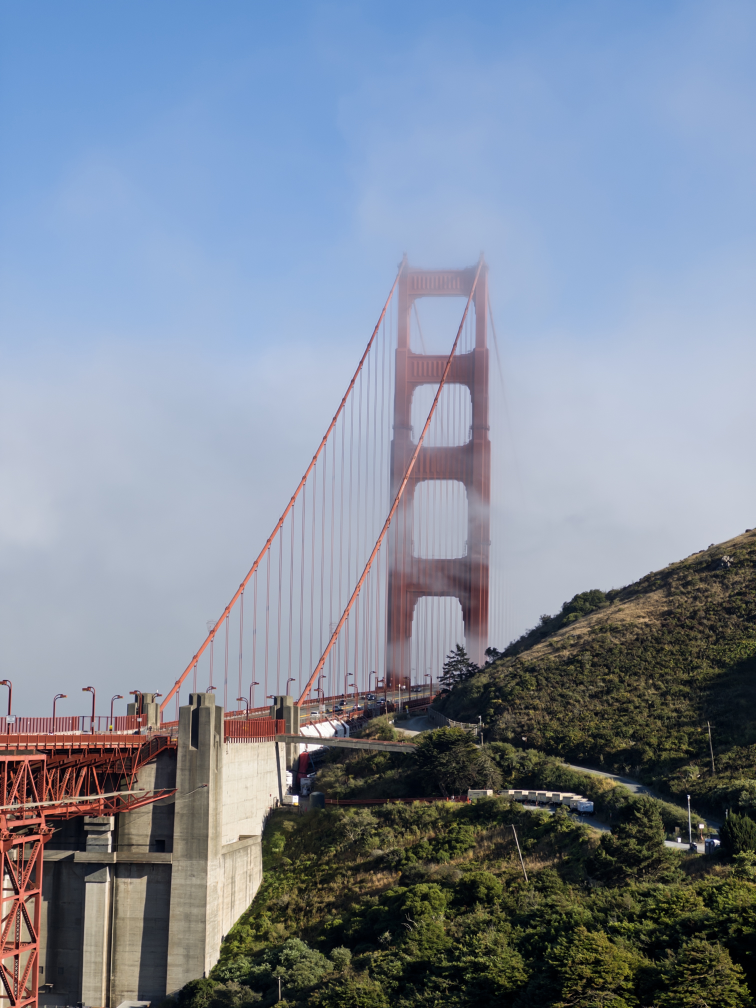
#> input picture MetalTensorOp/Data/SF.JPG, 3024 x 4032 px (shown at 1/4 size)
$ python train_instant_ngp.py --image ../Data/SF.JPG
#> lines starting #> are read from the running program, lines starting #| are printed output that depends on the picture
#!/usr/bin/env python3
"""
Instant NGP training using MLX for image fitting
Exports weights compatible with MetalTensorOp testing framework plus sparse GT samples.
"""

import argparse
import json
import math
import numpy as np
import mlx.core as mx
import mlx.nn as nn
import mlx.optimizers as optim
from pathlib import Path
from mlx.utils import tree_flatten

try:
    from PIL import Image, ImageOps
except ImportError:
    Image = None
    ImageOps = None

# Config matching Metal implementation
NUM_LEVELS = 16
FEATURES_PER_LEVEL = 2
LOG2_HASHMAP_SIZE = 12
BASE_RESOLUTION = 16.0
MAX_RESOLUTION = 2048.0
TOTAL_FEATURES = NUM_LEVELS * FEATURES_PER_LEVEL
MLP_HIDDEN_WIDTH = 64
MLP_OUTPUT_DIM = 3

class HashEncoder(nn.Module):
    # [65 lines left out: functions __init__, __call__, not called in this run]


class InstantNGPMLP(nn.Module):
    # [10 lines left out: functions __init__, __call__, not called in this run]


class InstantNGP(nn.Module):
    # [4 lines left out: function __init__, not called in this run]

    def __call__(self, x):
        features = self.encoder(x)
        return self.mlp(features)


def sample_image(image_file, max_dim=512):
    """Load and prepare image data"""
#> called with image_file = '../Data/SF.JPG', max_dim = 512
    if Image is None:
        raise ImportError("PIL required")
    img = Image.open(image_file)
#> img is the input picture: PIL image 3024x4032 RGB; mean R, G, B 127.8, 137.9, 153.8
    img = ImageOps.exif_transpose(img)
    w, h = img.size
#> w = 3024; h = 4032
    scale = max_dim / max(w, h)
#> scale = 0.127
    new_w = int(w * scale)
#> new_w = 384
    new_h = int(h * scale)
#> new_h = 512
    img = img.convert('RGB').resize((new_w, new_h), Image.LANCZOS)
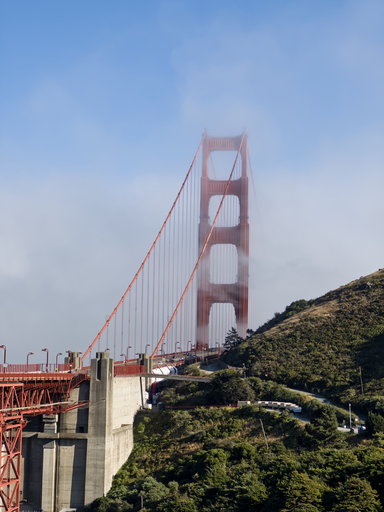
#> img: PIL image 384x512 RGB; mean R, G, B 127.8, 137.9, 153.8
    arr = np.asarray(img).astype(np.float32) / 255.0

    # Create UV grid [0, 1] × [0, 1]
    xs = np.linspace(0, 1, new_w)
#> xs = 384 values from 0 to 1
    ys = np.linspace(0, 1, new_h)
#> ys = 512 values from 0 to 1
    xx, yy = np.meshgrid(xs, ys)
    positions = np.stack([xx, yy], axis=-1).reshape(-1, 2)
    colors = arr.reshape(-1, 3)

    return positions.astype(np.float32), colors.astype(np.float32), new_w, new_h


# [64 lines left out: function export_weights, not called in this run]


def train_instant_ngp(positions, colors, image_shape, steps, lr, weights_path, metadata, sample_count, sample_seed):
    """Train Instant NGP on image using MLX"""
    print("Training on MLX (Apple Silicon)")

    X = mx.array(positions)
    Y = mx.array(colors)

    model = InstantNGP()
    optimizer = optim.Adam(learning_rate=lr)

    # Print parameter count
    params = tree_flatten(model.parameters())
    total_params = sum(p.size for _, p in params)
    hash_encoder_params = tree_flatten(model.encoder.parameters())
    hash_encoder_total = sum(p.size for _, p in hash_encoder_params)
    mlp_params = tree_flatten(model.mlp.parameters())
    mlp_total = sum(p.size for _, p in mlp_params)
    print(f"Total parameters: {total_params:,}")
    print(f"  - Hash Encoder: {hash_encoder_total:,}")
    print(f"  - MLP:          {mlp_total:,}")

    # Loss and gradient
    def loss_fn(model, x, y):
        prediction = model(x)
        return mx.mean(mx.square(prediction - y))

    loss_and_grad = nn.value_and_grad(model, loss_fn)

    batch_size = 4096
    num_samples = len(positions)

    for it in range(1, steps + 1):
        # Random batch
        indices = mx.random.randint(0, num_samples, (batch_size,))
        batch_X = X[indices]
        batch_Y = Y[indices]

        # Forward + backward
        loss, grads = loss_and_grad(model, batch_X, batch_Y)
        optimizer.update(model, grads)

        # Evaluate
        mx.eval(model.parameters(), optimizer.state, loss)

        # Log progress
        if it % (steps // 10) == 0 or it == 1:
            loss_val = loss.item()
            psnr = -10 * math.log10(loss_val) if loss_val > 0 else 100
            print(f"step {it:4d}   loss = {loss_val:.6f}   PSNR = {psnr:.2f} dB")

    # Export weights and sparse ground-truth samples for testing
    export_weights(
        model,
        weights_path,
        metadata=metadata,
        sample_positions=positions,
        sample_colors=colors,
        sample_count=sample_count,
        sample_seed=sample_seed
    )
    print(f"Weights and samples exported to {weights_path}")

    # Generate and save reconstructed image
    w, h = image_shape
    reconstructed_rgb = []
    for i in range(0, len(X), batch_size):
        batch_uv = X[i:i+batch_size]
        batch_rgb = model(batch_uv)
        mx.eval(batch_rgb)
        reconstructed_rgb.append(np.array(batch_rgb))

    reconstructed_img_np = np.concatenate(reconstructed_rgb, axis=0)
    reconstructed_img_np = reconstructed_img_np.reshape(h, w, 3)
    reconstructed_img_np = (reconstructed_img_np * 255).astype(np.uint8)

    if Image is not None:
        output_path = weights_path.replace('.json', '_reconstructed.png')
        Image.fromarray(reconstructed_img_np).save(output_path)
        print(f"Reconstructed image saved to {output_path}")


def main():
    ap = argparse.ArgumentParser(description='Train Instant NGP on image (MLX)')
    ap.add_argument('--image', required=True, help='Input image file')
    ap.add_argument('--weights', default='instant_ngp.json', help='Output weights (default: instant_ngp.json)')
    ap.add_argument('--max_dim', type=int, default=512, help='Max image dimension (default: 512)')
    ap.add_argument('--steps', type=int, default=2000, help='Training steps (default: 2000)')
    ap.add_argument('--lr', type=float, default=1e-3, help='Learning rate (default: 1e-3)')
    ap.add_argument('--sample-count', type=int, default=64, help='Number of samples to export (default: 64)')
    ap.add_argument('--sample-seed', type=int, default=1337, help='Random seed for sample selection (default: 1337)')
    args = ap.parse_args()

    print(f"Loading {args.image}...")
    positions, colors, w, h = sample_image(args.image, max_dim=args.max_dim)
#> positions = 196608 pairs, first value 0 to 1, second value 0 to 1; w = 384; h = 512
    print(f"Image: {w}×{h} = {positions.shape[0]} pixels")
#| Image: 384×512 = 196608 pixels

    metadata = {
        "mode": "image",
        "image": {
            "width": w,
            "height": h,
            "aspect_ratio": float(w) / float(h)
        }
    }

    train_instant_ngp(positions, colors, (w, h), args.steps, args.lr, args.weights, metadata, args.sample_count, args.sample_seed)
#> (the call stopped at in train_instant_ngp, `X = mx.array(positions)`: mlx is not available in this run)


if __name__ == '__main__':
    main()

$ run again, on MetalTensorOp/Data/target.jpeg
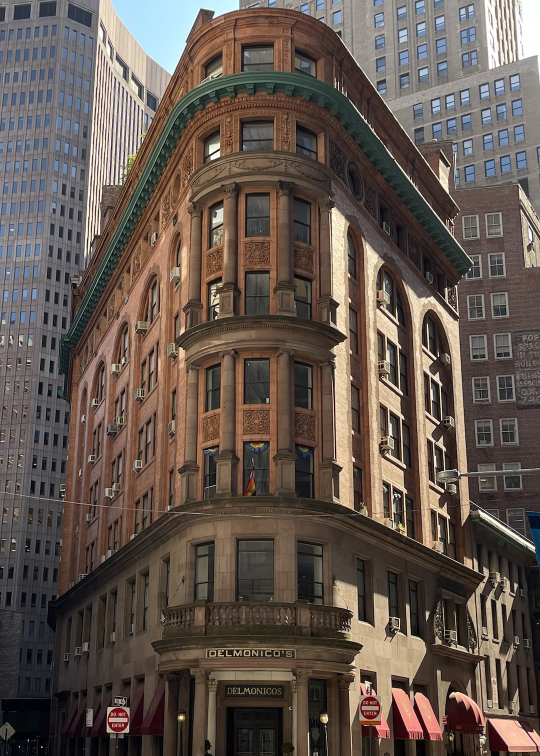
#> input picture MetalTensorOp/Data/target.jpeg, 1080 x 1512 px (shown at 1/2 size)
#> in sample_image, img is the input picture: PIL image 1080x1512 RGB; mean R, G, B 99.1, 86.6, 78.8
#> in sample_image, `img = img.convert('RGB').resize((new_w, new_h), Image.LANCZOS)`:
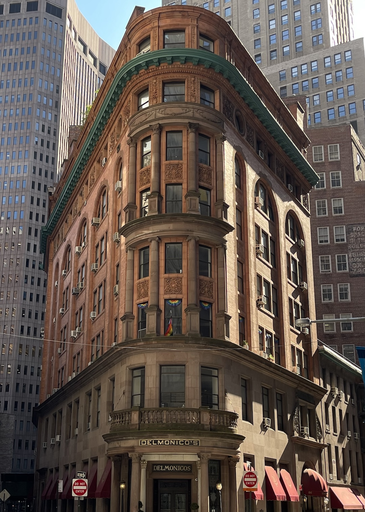
#> img: PIL image 365x512 RGB; mean R, G, B 99, 86.6, 78.8
#> in main, `positions, colors, w, h = sample_image(args.image, max_dim=args.max_dim)`: positions = 186880 pairs, first value 0 to 1, second value 0 to 1; w = 365; h = 512
#| Image: 365×512 = 186880 pixels
